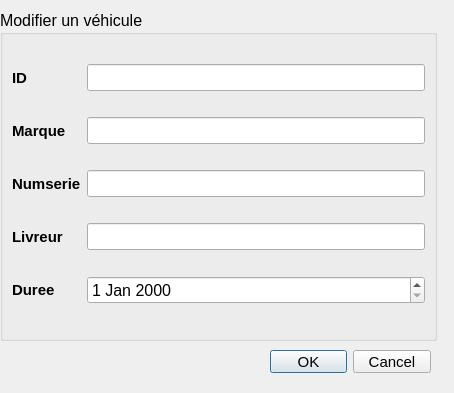
<?xml version="1.0" encoding="UTF-8"?>
<ui version="4.0">
 <class>modifier2</class>
 <widget class="QDialog" name="modifier2">
  <property name="geometry">
   <rect>
    <x>0</x>
    <y>0</y>
    <width>454</width>
    <height>393</height>
   </rect>
  </property>
  <property name="windowTitle">
   <string>Dialog</string>
  </property>
  <widget class="QGroupBox" name="groupBox">
   <property name="geometry">
    <rect>
     <x>0</x>
     <y>10</y>
     <width>437</width>
     <height>331</height>
    </rect>
   </property>
   <property name="font">
    <font>
     <pointsize>12</pointsize>
    </font>
   </property>
   <property name="title">
    <string>Modifier un véhicule</string>
   </property>
   <layout class="QGridLayout" name="gridLayout_4">
    <item row="2" column="0">
     <widget class="QLabel" name="label_21">
      <property name="font">
       <font>
        <pointsize>11</pointsize>
        <weight>75</weight>
        <bold>true</bold>
       </font>
      </property>
      <property name="styleSheet">
       <string notr="true">background-color:none;</string>
      </property>
      <property name="text">
       <string>Numserie</string>
      </property>
     </widget>
    </item>
    <item row="4" column="2">
     <widget class="QDateEdit" name="duree"/>
    </item>
    <item row="1" column="2">
     <widget class="QLineEdit" name="lineEdit_marque"/>
    </item>
    <item row="3" column="0">
     <widget class="QLabel" name="label_17">
      <property name="font">
       <font>
        <pointsize>11</pointsize>
        <weight>75</weight>
        <bold>true</bold>
       </font>
      </property>
      <property name="styleSheet">
       <string notr="true">background-color:none;</string>
      </property>
      <property name="text">
       <string>Livreur</string>
      </property>
     </widget>
    </item>
    <item row="0" column="0">
     <widget class="QLabel" name="label_18">
      <property name="font">
       <font>
        <pointsize>11</pointsize>
        <weight>75</weight>
        <bold>true</bold>
       </font>
      </property>
      <property name="styleSheet">
       <string notr="true">background-color:none;</string>
      </property>
      <property name="text">
       <string>ID</string>
      </property>
     </widget>
    </item>
    <item row="1" column="0">
     <widget class="QLabel" name="label_19">
      <property name="font">
       <font>
        <pointsize>11</pointsize>
        <weight>75</weight>
        <bold>true</bold>
       </font>
      </property>
      <property name="styleSheet">
       <string notr="true">background-color:none;</string>
      </property>
      <property name="text">
       <string>Marque</string>
      </property>
     </widget>
    </item>
    <item row="2" column="2">
     <widget class="QLineEdit" name="lineEdit_numserie"/>
    </item>
    <item row="4" column="0">
     <widget class="QLabel" name="label_20">
      <property name="font">
       <font>
        <pointsize>11</pointsize>
        <weight>75</weight>
        <bold>true</bold>
       </font>
      </property>
      <property name="styleSheet">
       <string notr="true">background-color:none;</string>
      </property>
      <property name="text">
       <string>Duree</string>
      </property>
     </widget>
    </item>
    <item row="0" column="2">
     <widget class="QLineEdit" name="lineEdit_id">
      <property name="minimumSize">
       <size>
        <width>200</width>
        <height>0</height>
       </size>
      </property>
     </widget>
    </item>
    <item row="3" column="2">
     <widget class="QLineEdit" name="lineEdit_livreur"/>
    </item>
   </layout>
  </widget>
  <widget class="QDialogButtonBox" name="buttonBox_2">
   <property name="geometry">
    <rect>
     <x>270</x>
     <y>350</y>
     <width>161</width>
     <height>23</height>
    </rect>
   </property>
   <property name="font">
    <font>
     <pointsize>11</pointsize>
    </font>
   </property>
   <property name="orientation">
    <enum>Qt::Horizontal</enum>
   </property>
   <property name="standardButtons">
    <set>QDialogButtonBox::Cancel|QDialogButtonBox::Ok</set>
   </property>
  </widget>
 </widget>
 <resources/>
 <connections/>
</ui>
